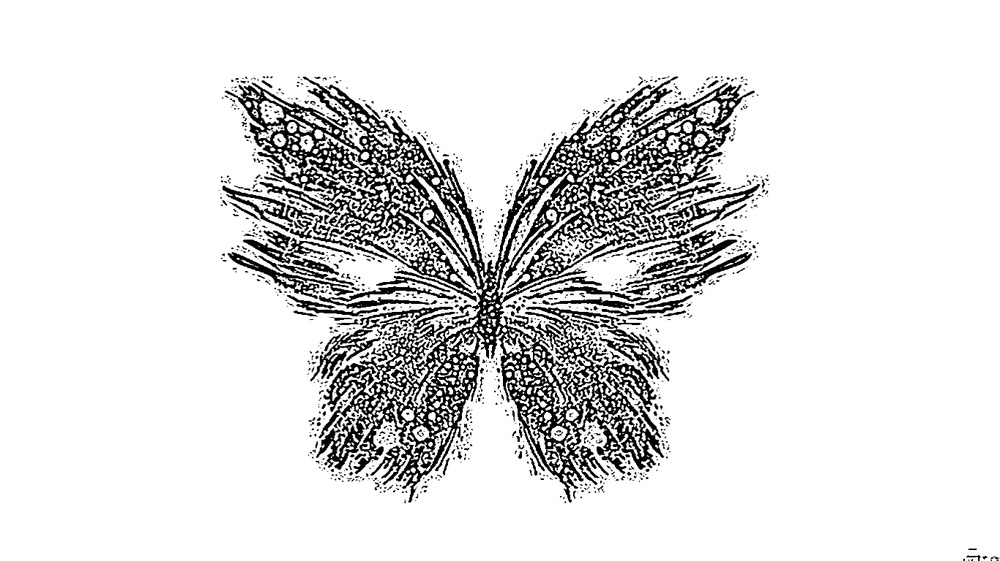
#> input picture a.jpg, 1000 x 561 px, shrunk from 1368 x 768 before the run
$ python cv18.py
#> lines starting #> are read from the running program, lines starting #| are printed output that depends on the picture
import cv2

import numpy as np

img = cv2.imread('a.jpg', 0)
#> img is the input picture: shape (561, 1000); min 0, max 255, mean 223.6

equ = cv2.equalizeHist(img)
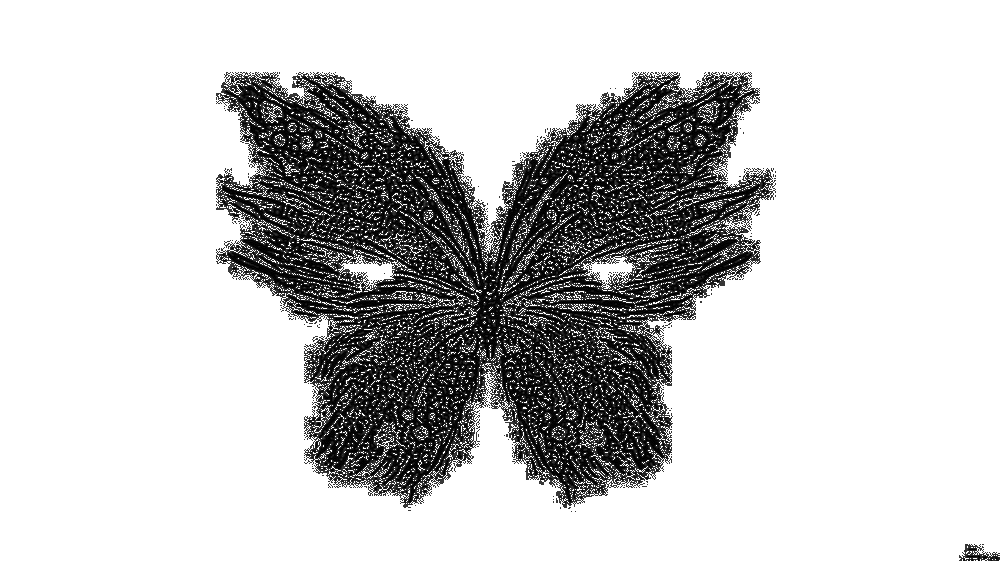
#> equ: shape (561, 1000); min 0, max 255, mean 198.8

res = np.hstack((img, equ))
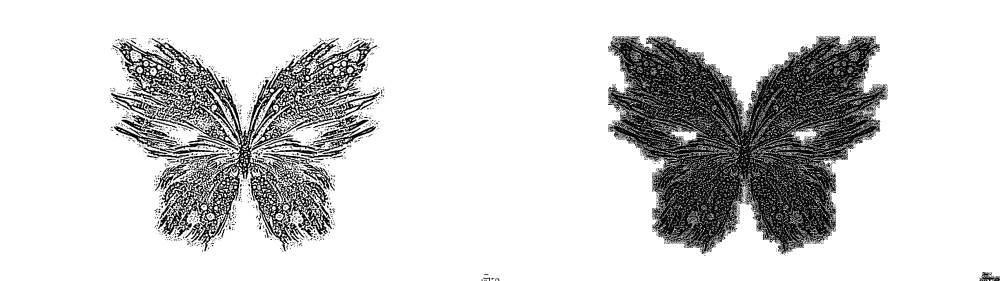
#> res: shape (561, 2000) (shown at 1/2 size); min 0, max 255, mean 211.2

cv2.imshow('a.jpg', res)

cv2.waitKey(0)
cv2.destroyAllWindows()
